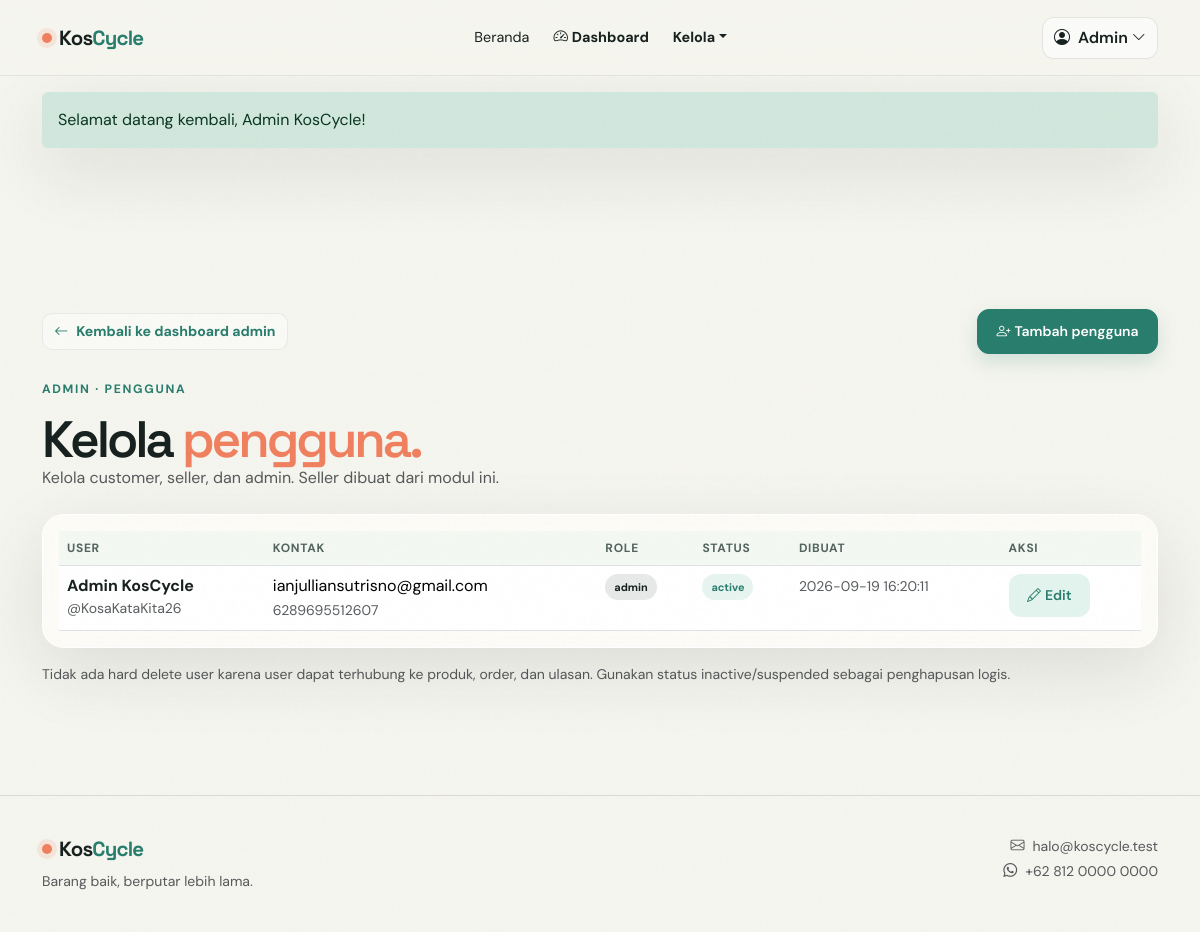
The app's page /pages/admin-users.php (signed in) with its own data.
### tables this page shows
CREATE TABLE users (
  id BIGINT UNSIGNED AUTO_INCREMENT PRIMARY KEY,
  full_name VARCHAR(120) NOT NULL,
  username VARCHAR(30) NOT NULL UNIQUE,
  whatsapp VARCHAR(20) NOT NULL,
  email VARCHAR(190) NOT NULL UNIQUE,
  password_hash VARCHAR(255) NOT NULL,
  role ENUM('customer','seller','admin') NOT NULL DEFAULT 'customer',
  otp_code VARCHAR(10) NULL,
  otp_expiry DATETIME NULL,
  is_verified TINYINT(1) NOT NULL DEFAULT 0,
  status ENUM('active','inactive','suspended') NOT NULL DEFAULT 'active',
  created_at TIMESTAMP NOT NULL DEFAULT CURRENT_TIMESTAMP,
  updated_at TIMESTAMP NOT NULL DEFAULT CURRENT_TIMESTAMP ON UPDATE CURRENT_TIMESTAMP
);

### includes/functions.php (called while the page is built, shortened)
<?php
require_once __DIR__ . '/../config/database.php';
function e(?string $value): string
{
    return htmlspecialchars($value ?? '', ENT_QUOTES, 'UTF-8');
}
function page_url(string $page, array $params = []): string
{
    $query = array_merge(['page' => $page], $params);
    return APP_URL . '/?' . http_build_query($query);
}
function flash(string $key, ?string $message = null): ?string
{
    $value = $_SESSION['flash'][$key] ?? null;
    return is_string($value) ? $value : null;
}

### config/database.php (called while the page is built, shortened)
<?php
function db(): PDO
{
    static $pdo = null;
    if ($pdo === null) {
        $dsn = 'mysql:host=' . DB_HOST . ';dbname=' . DB_NAME . ';charset=utf8mb4';
        $pdo = new PDO($dsn, DB_USER, DB_PASS, [
            PDO::ATTR_ERRMODE => PDO::ERRMODE_EXCEPTION,
            PDO::ATTR_DEFAULT_FETCH_MODE => PDO::FETCH_ASSOC,
            PDO::ATTR_EMULATE_PREPARES => false,
        ]);
    }
    return $pdo;
}

### includes/Repositories/UserRepository.php (called while the page is built, shortened)
<?php
class UserRepository {
 public function all():array{return db()->query('SELECT id,full_name,username,whatsapp,email,role,status,created_at FROM users ORDER BY id DESC')->fetchAll();}
}

### includes/auth.php (called while the page is built, shortened)
<?php
require_once __DIR__ . '/functions.php';
require_once __DIR__ . '/ui.php';
function current_user(): ?array
{
    static $loaded = false;
    static $user = null;
    if (!$loaded) {
        $loaded = true;
        $stmt = db()->prepare(
            'SELECT id, full_name, username, whatsapp, email, role, status, created_at
             FROM users WHERE id = ? AND status = "active" LIMIT 1'
        );
        $stmt->execute([(int) $_SESSION['user_id']]);
        $user = $stmt->fetch() ?: null;
    }
    return $user;
}
function require_auth(): void
{
    if (!current_user()) {
        flash('error', 'Silakan login terlebih dahulu untuk melanjutkan.');
        redirect(page_url('login'));
    }
}

### includes/authorization.php (called while the page is built, shortened)
<?php
require_once __DIR__ . '/auth.php';
require_once __DIR__ . '/ui.php';
function require_role(string $role): void
{
    require_auth();
}

### pages/admin-users.php (the view, shortened to what this page needs)
<?php
require_once __DIR__.'/../includes/authorization.php';require_role('admin');require_once __DIR__.'/../includes/Repositories/UserRepository.php';
$repo=new UserRepository();$errors=[];$me=(int)$_SESSION['user_id'];
$users=$repo->all();$pageTitle='Kelola Pengguna';require __DIR__.'/../includes/header.php';
?>
<section class="section-padding page-section"><div class="container"><div class="page-toolbar d-flex justify-content-between align-items-center gap-2 flex-wrap"><?=back_link('admin-dashboard','Kembali ke dashboard admin')?><a class="btn btn-primary btn-sm" href="<?=e(page_url('admin-user-form'))?>"><i class="bi bi-person-plus me-1"></i>Tambah pengguna</a></div><div class="section-heading mb-4"><span class="eyebrow">Admin · Pengguna</span><h2>Kelola <em>pengguna.</em></h2><p class="text-muted">Kelola customer, seller, dan admin. Seller dibuat dari modul ini.</p></div><?php if($errors):?><div class="alert alert-danger"><?=implode('<br>',array_map('e',$errors))?></div><?php endif;?><div class="glass-card p-3"><div class="table-responsive"><table class="table align-middle mb-0 admin-table"><thead><tr><th>User</th><th>Kontak</th><th>Role</th><th>Status</th><th>Dibuat</th><th>Aksi</th></tr></thead><tbody><?php foreach($users as $u):?><tr><td><strong><?=e($u['full_name'])?></strong><div class="small text-muted">@<?=e($u['username'])?></div></td><td><div><?=e($u['email'])?></div><small class="text-muted"><?=e($u['whatsapp'])?></small></td><td><span class="role-pill role-<?=e($u['role'])?>"><?=e($u['role'])?></span></td><td><span class="status-pill status-<?=e($u['status'])?>"><?=e($u['status'])?></span></td><td><small class="text-muted"><?=e($u['created_at'])?></small></td><td><div class="d-flex gap-2 flex-wrap"><a class="btn btn-soft btn-sm" href="<?=e(page_url('admin-user-edit',['id'=>$u['id']]))?>"><i class="bi bi-pencil me-1"></i>Edit</a><?php if((int)$u['id']!==$me):?><form method="post" class="m-0"><input type="hidden" name="csrf_token" value="<?=e(csrf_token())?>"><input type="hidden" name="user_id" value="<?=intval($u['id'])?>"><input type="hidden" name="status" value="<?=$u['status']==='active'?'inactive':'active'?>"><button class="btn btn-outline-secondary btn-sm"><?=$u['status']==='active'?'Nonaktifkan':'Aktifkan'?></button></form><?php endif;?></div></td></tr><?php endforeach;?></tbody></table></div></div><p class="small text-muted mt-3 mb-0">Tidak ada hard delete user karena user dapat terhubung ke produk, order, dan ulasan. Gunakan status inactive/suspended sebagai penghapusan logis.</p></div></section><?php require __DIR__.'/../includes/footer.php'; ?>

### includes/header.php (shortened to what this page needs)
<?php
require_once __DIR__ . '/auth.php';
require_once __DIR__ . '/ui.php';
$user = current_user();
$role = $user['role'] ?? null;
$dashboardPage = dashboard_page_for_role($role);
?>
<!doctype html>
<html lang="id">
<head>
<link href="https://cdn.jsdelivr.net/npm/bootstrap@5.3.3/dist/css/bootstrap.min.css" rel="stylesheet"><link href="https://cdn.jsdelivr.net/npm/bootstrap-icons@1.11.3/font/bootstrap-icons.min.css" rel="stylesheet">
<link href="<?= e(APP_URL) ?>/assets/css/app.css" rel="stylesheet"><link href="<?= e(APP_URL) ?>/assets/css/refinements.css" rel="stylesheet"><link href="<?= e(APP_URL) ?>/assets/css/dashboard-fixes.css" rel="stylesheet">
</head>
<body>
<div class="site-noise"></div>
<nav class="navbar navbar-expand-lg fixed-top glass-nav"><div class="container">
<a class="navbar-brand brand-mark" href="<?= e(APP_URL) ?>/"><span class="brand-dot"></span>Kos<span>Cycle</span></a>
<div class="collapse navbar-collapse" id="mainNav">
<ul class="navbar-nav mx-auto gap-lg-2 align-items-lg-center">
<li class="nav-item"><a class="nav-link" href="<?= e(APP_URL) ?>/">Beranda</a></li>
<?php if ($role): ?>
<li class="nav-item"><a class="nav-link nav-link-strong" href="<?= e(page_url($dashboardPage)) ?>"><i class="bi bi-speedometer2 me-1"></i>Dashboard</a></li>
<?php if ($role === 'customer'): ?><li class="nav-item"><a class="nav-link" href="<?= e(page_url('orders')) ?>">Pesanan</a></li><?php elseif ($role === 'seller'): ?><li class="nav-item"><a class="nav-link" href="<?= e(page_url('seller-products')) ?>">Produk saya</a></li><li class="nav-item"><a class="nav-link" href="<?= e(page_url('seller-orders')) ?>">Pesanan</a></li><?php else: ?>
<li class="nav-item dropdown"><a class="nav-link dropdown-toggle nav-link-strong" href="#" role="button" data-bs-toggle="dropdown">Kelola</a></li><?php endif; ?>
<?php endif; ?></ul>
<div class="d-flex align-items-center gap-2 nav-actions"><?php if ($user): ?><div class="dropdown"><button class="user-nav-btn" type="button" data-bs-toggle="dropdown" aria-expanded="false"><i class="bi bi-person-circle me-2"></i><span class="d-none d-sm-inline"><?= e(explode(' ', $user['full_name'])[0]) ?></span><i class="bi bi-chevron-down ms-1 small"></i></button></div><?php else: ?><a class="nav-link d-none d-sm-inline" href="<?= e(page_url('login')) ?>">Masuk</a><a class="btn btn-primary btn-sm" href="<?= e(page_url('register')) ?>">Daftar gratis <i class="bi bi-arrow-up-right ms-1"></i></a><?php endif; ?></div>
</div></div></nav><main>
<?php if ($message = flash('success')): ?><div class="container flash-wrap"><div class="alert alert-success glass-alert"><?= e($message) ?></div></div><?php endif; ?>

### includes/ui.php (shortened to what this page needs)
<?php
if (!function_exists('dashboard_page_for_role')) {
    function dashboard_page_for_role(?string $role): string
    {
        return match ($role) {
            'admin' => 'admin-dashboard',
            'seller' => 'seller-dashboard',
            default => 'customer-dashboard',
        };
    }
}
if (!function_exists('current_role')) {
    function current_role(): ?string
    {
        $user = function_exists('current_user') ? current_user() : null;
        return $user['role'] ?? null;
    }
}
if (!function_exists('back_link')) {
    function back_link(string $page, string $label = 'Kembali'): string
    {
        return '<a class="back-link" href="' . e(page_url($page)) . '"><i class="bi bi-arrow-left me-2"></i>' . e($label) . '</a>';
    }
}

### includes/footer.php (shortened to what this page needs)
</main>
<footer class="footer-section" id="kontak">
    <div class="container d-flex flex-column flex-md-row justify-content-between gap-3">
        <div><a class="brand-mark" href="<?= APP_URL ?>/"><span class="brand-dot"></span>Kos<span>Cycle</span></a><p class="small text-muted mt-2 mb-0">Barang baik, berputar lebih lama.</p></div>
        <div class="text-md-end small text-muted"><div><i class="bi bi-envelope me-2"></i>halo@koscycle.test</div><div class="mt-1"><i class="bi bi-whatsapp me-2"></i>+62 812 0000 0000</div></div>
    </div>
</footer>
</body>
</html>

### assets/css/app.css (style rules this page uses)
:root { --ink:#17211f;--muted:#6f7e79;--cream:#f5f5ef;--paper:#fffefa;--mint:#a8d8c8;--teal:#287d6c;--coral:#ef805f;--line:rgba(23,33,31,.12);--shadow:0 22px 70px rgba(23,33,31,.11) }
* { box-sizing:border-box }
html { scroll-behavior:smooth }
body { background:var(--cream);color:var(--ink);font-family:'DM Sans',sans-serif;overflow-x:hidden }
.site-noise { position:fixed;inset:0;opacity:.035;pointer-events:none;z-index:10;}
.glass-nav { background:rgba(245,245,239,.78);backdrop-filter:blur(18px);border-bottom:1px solid rgba(23,33,31,.08);height:76px }
.brand-mark { font:700 1.28rem 'Space Grotesk',sans-serif;letter-spacing:-.04em;color:var(--ink);text-decoration:none }
.brand-mark>span:last-child { color:var(--teal) }
.brand-dot { display:inline-block;width:10px;height:10px;background:var(--coral);border-radius:50%;margin:0 7px 2px 0;box-shadow:0 0 0 5px rgba(239,128,95,.15) }
.nav-link { color:var(--ink);font-size:.9rem }
.btn { border-radius:12px;font-weight:600;padding:.7rem 1.15rem }
.btn-primary { background:var(--teal);border-color:var(--teal);box-shadow:0 8px 20px rgba(40,125,108,.18) }
.btn-soft { background:rgba(168,216,200,.32);color:var(--teal);border:0 }
.eyebrow { font-size:.76rem;text-transform:uppercase;letter-spacing:.14em;font-weight:700;color:var(--teal);display:inline-flex;align-items:center;gap:7px }
.hero-copy h1 em,.auth-intro h1 em,h2 em { font-style:normal;color:var(--coral) }
.glass-card { background:rgba(255,254,250,.72);border:1px solid rgba(255,255,255,.85);box-shadow:var(--shadow);backdrop-filter:blur(20px);border-radius:22px }
.section-padding { padding:110px 0 }
.section-heading h2,.process-section h2 { font:600 3.2rem/1 'Space Grotesk';letter-spacing:-.06em;margin:14px 0 0 }
.footer-section { padding:40px 0;border-top:1px solid var(--line) }
.flash-wrap { padding-top:92px;position:relative;z-index:2 }
.glass-alert { border:0;box-shadow:var(--shadow) }

### assets/css/refinements.css (style rules this page uses)
.nav-actions { gap:1rem!important }

### assets/css/dashboard-fixes.css (style rules this page uses)
.user-nav-btn { border:1px solid rgba(23,33,31,.10);background:rgba(255,255,255,.55);color:var(--ink);border-radius:12px;padding:.5rem .7rem;font-weight:600 }
.page-section { padding-top:145px }
.page-toolbar { margin-bottom:22px }
.back-link { display:inline-flex;align-items:center;color:var(--teal);text-decoration:none;font-weight:700;font-size:.88rem }
.nav-link-strong { font-weight:700 }
.admin-table th { font-size:.75rem;text-transform:uppercase;letter-spacing:.06em;color:var(--muted);white-space:nowrap }
.admin-table td { vertical-align:top }
.role-pill,.status-pill { display:inline-flex;align-items:center;border-radius:20px;padding:5px 9px;font-size:.68rem;font-weight:700;white-space:nowrap }
.role-admin { background:rgba(23,33,31,.10);color:var(--ink) }
.status-active { background:rgba(168,216,200,.28);color:var(--teal) }
.page-toolbar { min-height:26px }
.back-link { background:rgba(255,255,255,.45);padding:.42rem .7rem;border-radius:10px;border:1px solid rgba(23,33,31,.07) }
.admin-table th { color: #53645f !important; background: rgba(168,216,200,.10); }
.admin-table td strong { color: var(--ink); }
.page-toolbar { position: relative; z-index: 1; }

### records on screen
users: full_name "Admin", full_name "Admin KosCycle", username "KosaKataKita26", email "ianjulliansutrisno@gmail.com", whatsapp "6289695512607", role "admin", status "active", created_at "2026-09-19 16:20:11"

### other values on screen
$message "Selamat datang kembali, Admin KosCycle!"
$label "Kembali ke dashboard admin"
